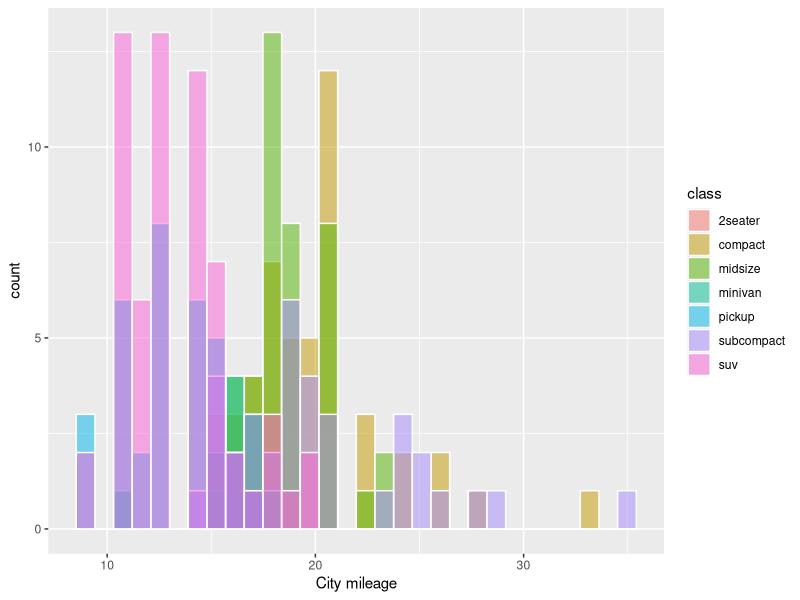

This chart was generated by the following R code:
library(ggplot2)
library(tidyverse)


ggplot(mpg,aes(x=cty,fill=class)) + 
  geom_histogram(position = "identity",alpha=0.5,color="white")+
  scale_color_brewer(palette = "Accent")+ 
  labs(x="City mileage")
